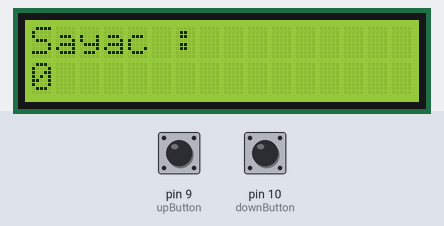
The sketch below on a simulated Arduino Uno, built with avr-gcc and run on an emulated ATmega328P. Shown: 16×2 character LCD. Inputs (shaded band) come from the test bench; at power-on: pin 9 (upButton) LOW, pin 10 (downButton) LOW.

Above: at 1.2 s.
1.3 s: pin 9 (upButton) pulled HIGH for 1 s
At 3.4 s:
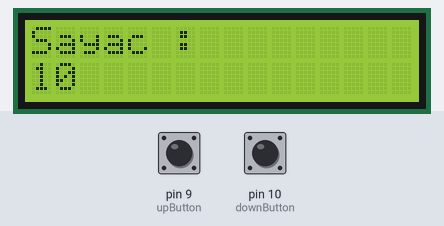
3.8 s: pin 10 (downButton) pulled HIGH for 3.2 s
At 7.5 s:
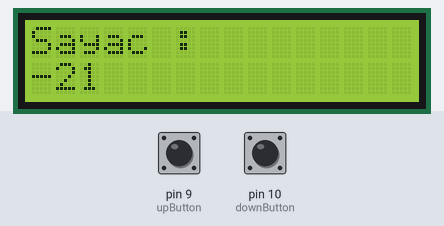
8.5 s: pin 10 (downButton) pulled HIGH for 0.15 s
At 9.6 s:
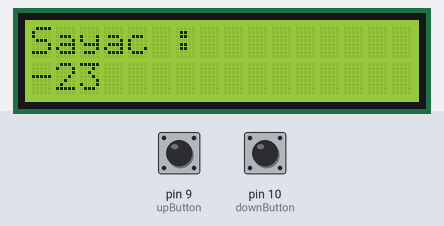
Timing chart, 0 to 11.5 s (numbered marks = the images above; inputs shaded):
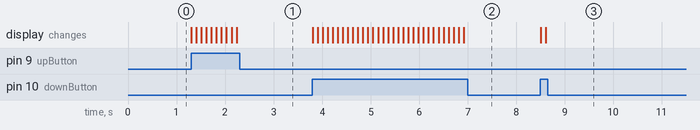

Measured:
- after the input at 1.3 s, the display: first changes at once (image 1 shows a later state)
- after the input at 3.8 s, the display: first changes at once (image 2 shows a later state)
- after the input at 8.5 s, the display: first changes at once (image 3 shows a later state)

The sketch:

LCDSayac.ino
```cpp
#include <LiquidCrystal.h>
//#include <LiquidCrystal_I2C.h>

//RS, E, D4, D5, D6, D7(Standart)
LiquidCrystal lcd(12, 11, 5, 4, 3, 2);
/*I2C ile (Adres[ya hexadecimal ya da 0x27 gibi adres, satir sayisi, sutun sayisi])
*LiquidCrystal_I2C lcd(39, 16, 2);
*/
int upButton = 9; //Arttir Butonu
int downButton = 10; //Azalt Butonu
int counter = 0; //Sayac butonu
void setup() {
  lcd.begin(16, 2); //16x2 LCD
  /* Bu I2C'de olusabilecek tek farklilik onun disinda tum kodlar aynidir
  * lcd.init();
  * lcd.backlight();
  */
  pinMode(upButton, INPUT);
  pinMode(downButton, INPUT);
  lcd.setCursor(0, 0); //Imleci (0,0)'a ayarla
  lcd.print("Sayac : ");
  lcd.setCursor(0, 1); //Imleci (0,1)'a ayarla
  lcd.print(counter);
}

void loop() {
  int upState = digitalRead(upButton);
  int downState = digitalRead(downButton);
  if(upState == HIGH){
    counter++; //Sayiyi bir arttiracak
    updateDisplay(); //Ekrani yenile
    delay(100);
  }
  if(downState == HIGH){
    counter--; //Sayiyi bir azaltacak
    updateDisplay(); //Ekrani yenile
    delay(100);
  }
}
void updateDisplay(){
  lcd.clear();
  lcd.setCursor(0, 0); //Imleci (0,0)'a ayarla
  lcd.print("Sayac : ");
  lcd.setCursor(0, 1); //Imleci (0,1)'a ayarla
  lcd.print(counter);
}
```
